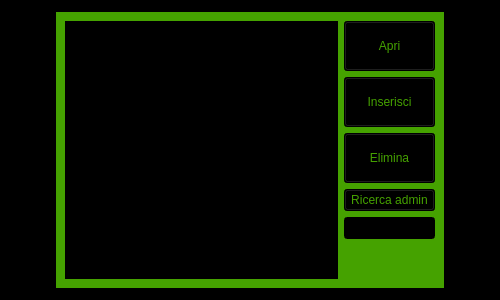
<?xml version="1.0" encoding="UTF-8"?>
<ui version="4.0">
 <class>vista_lista_admin</class>
 <widget class="QWidget" name="vista_lista_admin">
  <property name="geometry">
   <rect>
    <x>0</x>
    <y>0</y>
    <width>500</width>
    <height>300</height>
   </rect>
  </property>
  <property name="minimumSize">
   <size>
    <width>500</width>
    <height>300</height>
   </size>
  </property>
  <property name="windowTitle">
   <string>Lista Admin</string>
  </property>
  <property name="styleSheet">
   <string notr="true">background-color: rgb(0, 0, 0);</string>
  </property>
  <layout class="QGridLayout" name="gridLayout">
   <item row="0" column="0" alignment="Qt::AlignHCenter|Qt::AlignVCenter">
    <widget class="QWidget" name="widget" native="true">
     <property name="styleSheet">
      <string notr="true">background-color: rgb(69, 162, 0);</string>
     </property>
     <layout class="QGridLayout" name="gridLayout_2">
      <item row="0" column="0">
       <layout class="QHBoxLayout" name="horizontalLayout" stretch="3,1">
        <item>
         <widget class="QListView" name="list_view">
          <property name="styleSheet">
           <string notr="true">background-color: rgb(0, 0, 0);
color: rgb(255, 255, 255);</string>
          </property>
          <property name="editTriggers">
           <set>QAbstractItemView::NoEditTriggers</set>
          </property>
         </widget>
        </item>
        <item>
         <layout class="QVBoxLayout" name="verticalLayout">
          <item>
           <widget class="QPushButton" name="open_button">
            <property name="minimumSize">
             <size>
              <width>0</width>
              <height>50</height>
             </size>
            </property>
            <property name="maximumSize">
             <size>
              <width>16777215</width>
              <height>50</height>
             </size>
            </property>
            <property name="styleSheet">
             <string notr="true">color: rgb(69, 162, 0);
background-color: rgb(0, 0, 0);</string>
            </property>
            <property name="text">
             <string>Apri</string>
            </property>
           </widget>
          </item>
          <item>
           <widget class="QPushButton" name="new_button">
            <property name="minimumSize">
             <size>
              <width>0</width>
              <height>50</height>
             </size>
            </property>
            <property name="maximumSize">
             <size>
              <width>16777215</width>
              <height>50</height>
             </size>
            </property>
            <property name="styleSheet">
             <string notr="true">color: rgb(69, 162, 0);
background-color: rgb(0, 0, 0);</string>
            </property>
            <property name="text">
             <string>Inserisci</string>
            </property>
           </widget>
          </item>
          <item>
           <widget class="QPushButton" name="delete_button">
            <property name="minimumSize">
             <size>
              <width>0</width>
              <height>50</height>
             </size>
            </property>
            <property name="maximumSize">
             <size>
              <width>16777215</width>
              <height>50</height>
             </size>
            </property>
            <property name="styleSheet">
             <string notr="true">color: rgb(69, 162, 0);
background-color: rgb(0, 0, 0);</string>
            </property>
            <property name="text">
             <string>Elimina</string>
            </property>
           </widget>
          </item>
          <item>
           <widget class="QPushButton" name="pushButton">
            <property name="styleSheet">
             <string notr="true">color: rgb(69, 162, 0);
background-color: rgb(0, 0, 0);</string>
            </property>
            <property name="text">
             <string>Ricerca admin</string>
            </property>
           </widget>
          </item>
          <item>
           <widget class="QLineEdit" name="lineEdit">
            <property name="styleSheet">
             <string notr="true">background-color: rgb(0, 0, 0);
color: rgb(255, 255, 255);</string>
            </property>
           </widget>
          </item>
          <item>
           <spacer name="verticalSpacer">
            <property name="orientation">
             <enum>Qt::Vertical</enum>
            </property>
            <property name="sizeHint" stdset="0">
             <size>
              <width>20</width>
              <height>40</height>
             </size>
            </property>
           </spacer>
          </item>
         </layout>
        </item>
       </layout>
      </item>
     </layout>
    </widget>
   </item>
  </layout>
 </widget>
 <resources/>
 <connections/>
</ui>
